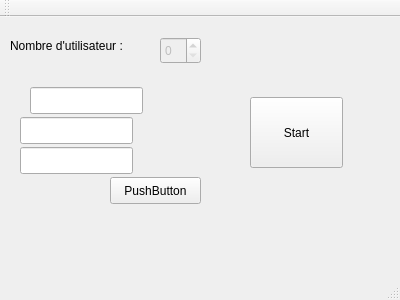
<?xml version="1.0" encoding="UTF-8"?>
<ui version="4.0">
 <class>ServerMain</class>
 <widget class="QMainWindow" name="ServerMain">
  <property name="geometry">
   <rect>
    <x>0</x>
    <y>0</y>
    <width>400</width>
    <height>300</height>
   </rect>
  </property>
  <property name="windowTitle">
   <string>ServerMain</string>
  </property>
  <widget class="QWidget" name="centralWidget">
   <widget class="QLabel" name="lblNbUtilidateur">
    <property name="geometry">
     <rect>
      <x>10</x>
      <y>20</y>
      <width>151</width>
      <height>17</height>
     </rect>
    </property>
    <property name="text">
     <string>Nombre d'utilisateur :</string>
    </property>
   </widget>
   <widget class="QSpinBox" name="sbNbUtilisateur">
    <property name="enabled">
     <bool>false</bool>
    </property>
    <property name="geometry">
     <rect>
      <x>160</x>
      <y>20</y>
      <width>41</width>
      <height>27</height>
     </rect>
    </property>
   </widget>
   <widget class="QPushButton" name="btnStartStop">
    <property name="geometry">
     <rect>
      <x>250</x>
      <y>80</y>
      <width>93</width>
      <height>71</height>
     </rect>
    </property>
    <property name="text">
     <string>Start</string>
    </property>
   </widget>
   <widget class="QLineEdit" name="lineEdit">
    <property name="geometry">
     <rect>
      <x>30</x>
      <y>70</y>
      <width>113</width>
      <height>27</height>
     </rect>
    </property>
   </widget>
   <widget class="QPushButton" name="pushButton">
    <property name="geometry">
     <rect>
      <x>110</x>
      <y>160</y>
      <width>91</width>
      <height>27</height>
     </rect>
    </property>
    <property name="text">
     <string>PushButton</string>
    </property>
   </widget>
   <widget class="QLineEdit" name="lineEdit_2">
    <property name="geometry">
     <rect>
      <x>20</x>
      <y>100</y>
      <width>113</width>
      <height>27</height>
     </rect>
    </property>
   </widget>
   <widget class="QLineEdit" name="lineEdit_3">
    <property name="geometry">
     <rect>
      <x>20</x>
      <y>130</y>
      <width>113</width>
      <height>27</height>
     </rect>
    </property>
   </widget>
  </widget>
  <widget class="QMenuBar" name="menuBar">
   <property name="geometry">
    <rect>
     <x>0</x>
     <y>0</y>
     <width>400</width>
     <height>27</height>
    </rect>
   </property>
  </widget>
  <widget class="QToolBar" name="mainToolBar">
   <attribute name="toolBarArea">
    <enum>TopToolBarArea</enum>
   </attribute>
   <attribute name="toolBarBreak">
    <bool>false</bool>
   </attribute>
  </widget>
  <widget class="QStatusBar" name="statusBar"/>
 </widget>
 <layoutdefault spacing="6" margin="11"/>
 <resources/>
 <connections/>
</ui>
